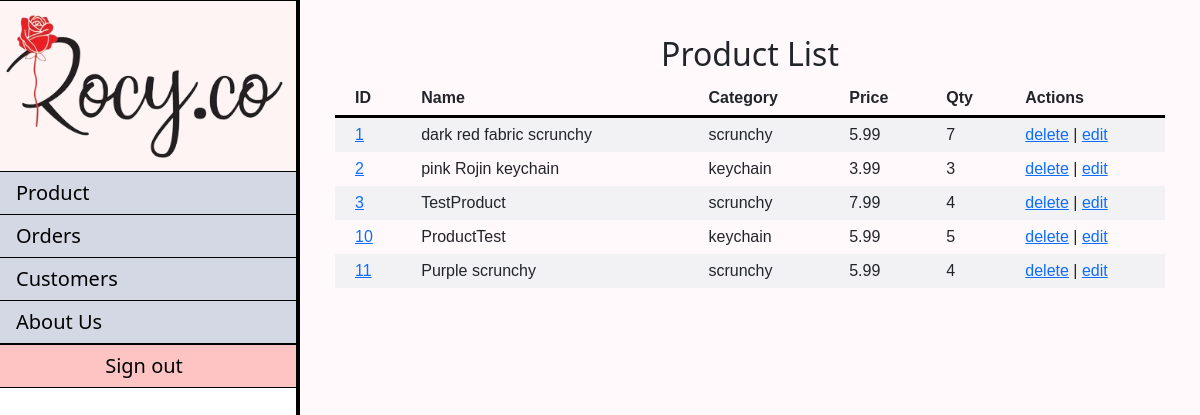
/AdminProduct/index (signed in), run on an earlier commit of the app's database.
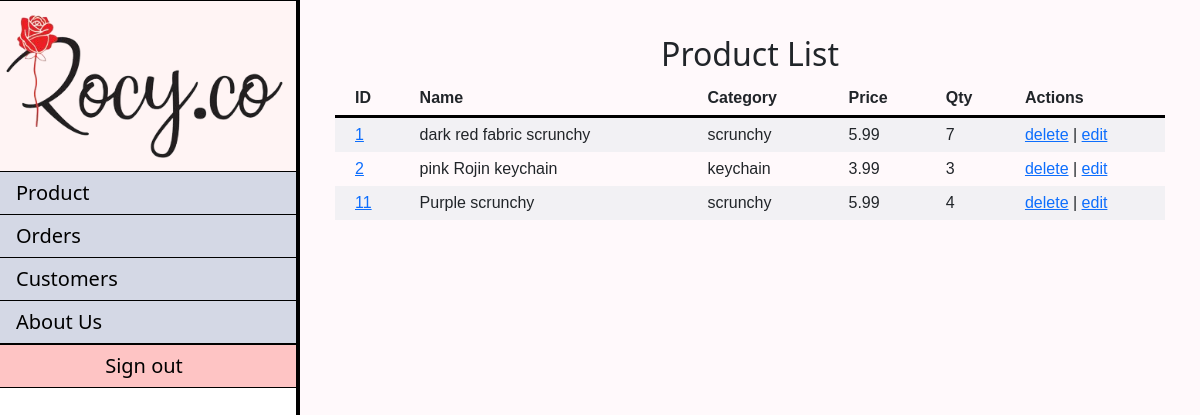
And on a later commit of the database.
### tables this page shows
CREATE TABLE `product` (
  `product_id` int(5) NOT NULL,
  `category_id` int(2) NOT NULL,
  `product_name` varchar(100) NOT NULL,
  `image` varchar(72) NOT NULL,
  `sellingPrice` float NOT NULL,
  `description` varchar(128) NOT NULL,
  `quantity` int(3) NOT NULL
);

CREATE TABLE `category` (
  `category_id` int(2) NOT NULL,
  `category` varchar(50) NOT NULL
);

### app/core/Controller.php (called while the page is built, shortened)
<?php
class Controller{
	function view($name, $data = []){
		include('app/views/' . $name . '.php');
	}
}

### app/controllers/AdminProduct.php (called while the page is built, shortened)
<?php
class AdminProduct extends \app\core\Controller{
	#[\app\filters\Login]
	#[\app\filters\Admin]
	public function index(){
		$product = new \app\models\Product();
		$products = $product->getAllOrderByProduct();
		$this->view('AdminProduct/index', $products);
	}
}

### app/core/App.php (called while the page is built, shortened)
<?php
class App{
	function __construct(){
		$request = $this->parseUrl($_GET['url'] ?? '');
		$method = 'index';
		if(file_exists('app/controllers/' . $request[0] . '.php'))
		{
			unset($request[0]);
		}
		$controller = new $controller;
		if(isset($request[1]) && method_exists($controller, $request[1])){
			$method = $request[1];
			unset($request[1]);
		}
		$params = array_values($request);
		call_user_func_array([$controller, $method], $params);
	}
	function parseUrl($url){
		return explode('/', trim($url, '/'));
	}
}

### index.php (called while the page is built, shortened)
<?php
new app\core\App;

### app/models/Product.php (called while the page is built, shortened)
<?php
class Product extends \app\core\Model{
	public function getAllOrderByProduct(){
		$SQL = 'SELECT * FROM product JOIN category ON product.category_id = category.category_id ORDER BY product.product_id';
		$STH = self::$connection->prepare($SQL);
		$STH->execute();
		$STH->setFetchMode(\PDO::FETCH_CLASS, 'app\\models\\Product');
		return $STH->fetchAll();
	}
}

### app/core/Model.php (called while the page is built, shortened)
<?php
class Model{
	public static ?PDO $connection = null;
	public function __construct(){
		if(self::$connection == null){
			$env = \Dotenv\Dotenv::createImmutable(getcwd());
			$host = $_ENV['db_host'];
			$dbname = $_ENV['db_name'];
			$user = $_ENV['db_user'];
			$pass = $_ENV['db_pass'];
			$charset = $_ENV['db_charset'];
			try {
				$options = [
					PDO::ATTR_ERRMODE => PDO::ERRMODE_EXCEPTION,
					PDO::ATTR_DEFAULT_FETCH_MODE => PDO::FETCH_CLASS,
					PDO::ATTR_EMULATE_PREPARES => false
				];
				self::$connection = new PDO("mysql:host=$host;dbname=$dbname;charset=$charset", $user, $pass, $options);
				self::$connection->query("SET NAMES $charset");
			}
			catch(PDOException $e) {
				echo $e->getMessage();
			}
		}
	}
}

### app/views/AdminProduct/index.php (the view, shortened to what this page needs)
<link rel="stylesheet" type="text/css" href="/resources/styles/adminProductList.css">
	<div class="main">
		<h2><?= _('Product List')?></h2>
		<table>
				<tr>
					<th class="attributes"><?= _('ID')?></th>
					<th class="attributes"><?= _('Name')?></th>
					<th class="attributes"><?= _('Category')?></th>
					<th class="attributes"><?= _('Price')?></th>
					<th class="attributes"><?= _('Qty')?></th>
					<th class="attributes"><?= _('Actions')?></th>
				</tr>
				<?php foreach ($data as $product) { ?>
				<tr>
					<td><a href='/AdminProduct/productDetails/<?=$product->product_id?>'><?= htmlentities($product->product_id) ?></a></td>
					<td><?= htmlentities($product->product_name) ?></td>
					<td><?= htmlentities($product->category) ?></td>
					<td><?= htmlentities($product->sellingPrice) ?></td>
					<td><?= htmlentities($product->quantity) ?></td>
					<td>
						<a href='/AdminProduct/delete/<?=$product->product_id?>'><?= _('delete') ?></a> |
						<a href='/AdminProduct/edit/<?=$product->product_id?>'><?= _('edit') ?></a>
					</td>
				</tr>
				<?php
				}
				?>
		</table>
	</div>
</div>
</body>

What changed in the data, as far as the page shows it:
removed product: product_id "3", product_name "TestProduct", category.category "scrunchy", sellingPrice "7.99", quantity "4"
removed product: product_id "10", product_name "ProductTest", category.category "keychain", sellingPrice "5.99", quantity "5"
